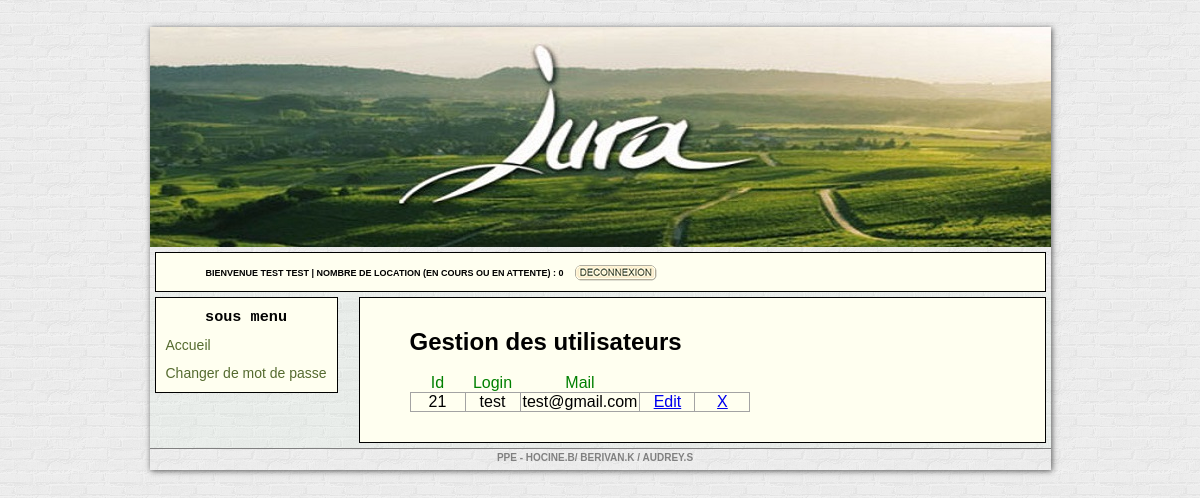
Before: /compte.php?p=gestionu&y=1 (signed in) with the older database file.
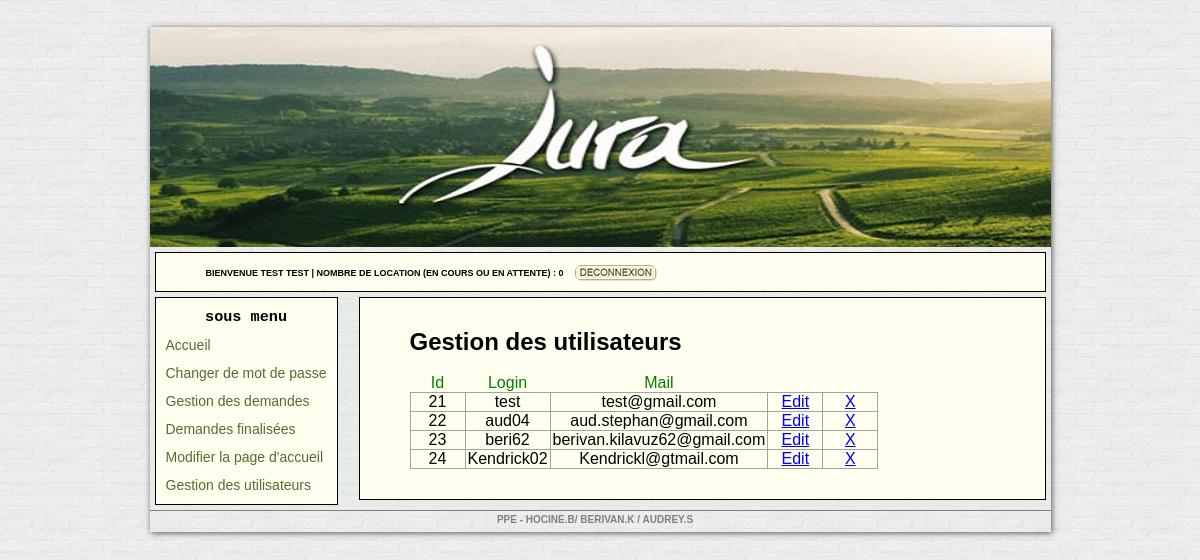
After: the same page with the newer database file.
### tables this page shows
CREATE TABLE IF NOT EXISTS `ppe_utilisateur` (
  `id_utilisateur` int(11) NOT NULL AUTO_INCREMENT,
  `login` varchar(255) NOT NULL,
  `mdp` varchar(255) NOT NULL,
  `date_inscription` date NOT NULL,
  `pouvoir` int(11) NOT NULL,
  `email` varchar(50) NOT NULL,
  `nom` varchar(255) NOT NULL,
  `nb_reservation` int(11) NOT NULL,
  PRIMARY KEY (`id_utilisateur`)
);

### compte.php (called while the page is built)
<?php
include "vue/admin/compte.php";

### modele/Utilisateur.class.php (the view, shortened to what this page needs)
<?php
class Utilisateur {
    public function afficherUtilisateurs($id_utilisateur, $login, $email) {
        echo "<tr><td>" . $id_utilisateur . "</td>";
        echo "<td>" . $login . "</td>";
        echo "<td>" . $email . "</td>";
        echo "<td> <a href=\"compte.php?p=gestionu&y=3&id_utilisateur=".$id_utilisateur."\">Edit</a> </td>";
        echo "<td> <a href=\"controleur/deleteMember.php?id_utilisateur=".$id_utilisateur."\">X</a></td>";
    }
}
?>

### vue/admin/compte.php (shortened to what this page needs)
<?php
include "modele/Utilisateur.class.php";
?>
<!DOCTYPE html>
<html>
    <head>
        <link rel="stylesheet" href="vue/admin/style2.css" />
    </head>
    <body>
        <div id="conteneur">
            <div id="top">
            </div>
            <div id="sous_menu2">
                <?php
                $req = $bdd->query('SELECT * FROM ppe_utilisateur where id_utilisateur = ' . $_SESSION['id'] . '');
                $data = $req->fetch();
                ?>
                <form action="modele/destroy.php" style="float: left; padding-left: 40px;" name="disconnect" method="post">
                    <div style="float:left;margin-right:10px;margin-top:5px;"><label class="welcome">Bienvenue <?php echo $_SESSION['nom']; ?> | nombre de location (en cours ou en attente) : <?php echo $data['nb_reservation']; ?></label></div>
                    <div style="float:right;margin-top:0px;"><input type="submit" value="" class="btn_logout" name="disconnect"></div>
                </form>
            </div>
            <div id="mid">
                <div id="sous_menu">
<?php include "includes/menu.inc.php"; ?>
                </div>
                <div id="zone_affichage">
                    <?php
                    if (isset($_GET["p"]) and $_GET["p"] == "compte"):
                        include "vue/admin/includes/account.inc.php";
                    elseif (isset($_GET["p"]) and $_GET["p"] == "dispo"):
                        include "vue/admin/includes/dispo.inc.php";
                    elseif (isset($_GET["p"]) and $_GET["p"] == "reserver"):
                        include "vue/admin/includes/reserver.inc.php";
                    elseif (isset($_GET["p"]) and $_GET["p"] == "administration"):
                        include "vue/admin/includes/admin.inc.php";
                    elseif (isset($_GET["p"]) and $_GET["p"] == "administration"):
                        include "vue/admin/includes/admin.inc.php";
                    elseif (isset($_GET["p"]) and $_GET["p"] == "gestion"):
                        include "vue/admin/includes/gestion.inc.php";
                    elseif (isset($_GET["p"]) and $_GET["p"] == "gestionu"):
                        include "vue/admin/includes/gestionu.inc.php";
                    elseif (isset($_GET["p"]) and $_GET["p"] == "gestion_r"):
                        include "vue/admin/includes/gestion_reservation_in.inc.php";
                    elseif (isset($_GET["p"]) and $_GET["p"] == "demande_valide"):
                        include "vue/admin/includes/reservation_valide.inc.php";
                    elseif (isset($_GET["p"]) and $_GET["p"] == "contacter"):
                        include "vue/admin/includes/contacter.inc.php";
                    else: include "vue/admin/includes/dispo.inc.php";
                    endif;
                    ?>
                </div>
            </div>
            <div id="bot">
                <p> PPE - Hocine.B/ Berivan.K / Audrey.S </p>
            </div>
        </div>
    </body>
</html>

### vue/admin/includes/menu.inc.php
<?php
$req = $bdd->query('SELECT * FROM ppe_utilisateur WHERE id_utilisateur = "' . $_SESSION["id"] . '"');
$data = $req->fetch();
?>
<h3>sous menu</h3>
<ul>
    <li>
        <a href="?p=dispo">Accueil</a>
    </li>
    <li>
        <a href="?p=compte">Changer de mot de passe</a>
    </li>
    <?php if (isset($data["pouvoir"]) and $data["pouvoir"] == 1): ?>
        <li>
            <a href="?p=gestion">Gestion des demandes</a>
        </li>
        <li>
            <a href="?p=demande_valide">Demandes finalisées</a>
        </li>
        <li>
            <a href="?p=administration">Modifier la page d'accueil</a>
        </li>
        <li>
            <a href="?p=gestionu">Gestion des utilisateurs</a>
        </li>
    <?php endif; ?>
</ul>

### vue/admin/includes/gestionu.inc.php (shortened to what this page needs)
<?php
if (isset($_GET["y"]) and $_GET["y"]==1){
    include "membre.inc.php";
}
elseif (isset($_GET["y"]) and $_GET["y"]==2){
    include "ajouter_membre.inc.php";
}
elseif (isset($_GET["y"]) and $_GET["y"]==3){
    include "editer_membre.inc.php";
} ?>

### vue/admin/includes/membre.inc.php (shortened to what this page needs)
<h2>Gestion des utilisateurs</h4><br />
<table class="gestionu">
	<thead>
		<th>Id</th>
		<th>Login</th>
                <th>Mail</th>
	</thead>
	<tbody>
            <?php
            $req = $bdd->query('SELECT * FROM ppe_utilisateur WHERE id_utilisateur !=1');
            while($data = $req->fetch()):
		$NM= new Utilisateur($data['login'], $data['mdp'], $data['email']);
		$NM->afficherUtilisateurs($data['id_utilisateur'], $data['login'], $data['email']);
            endwhile;
            ?>
        </tbody>
</table>

### vue/admin/style2.css (style rules this page uses)
body { background: url("../../modele/images/body.png") repeat scroll 0 0 rgba(0, 0, 0, 0); font-family: Arial; }
#conteneur { margin:27px auto; width:901px; box-shadow: 1px 1px 6px #555555; }
#top { height:220px; background-image:url(../../modele/images/header.jpg); }
#mid { padding:5px; background-color: rgba(193, 230, 208, 0.1); }
#mid h3 { font-family: monospace; text-align: center; }
#sous_menu { border:1px solid black; float:left; padding:10px; background-color: #FFFFF0; }
.btn_logout { background: url("../../modele/images/deco_bar.png") no-repeat scroll 0 0 rgba(0, 0, 0, 0); width: 86px; height: 17px; padding: 0; border: none; cursor: pointer; }
#sous_menu a { text-decoration:none; font-size:14px; color:#556B2F; }
#sous_menu ul li { list-style: none outside none; margin-top: 10px; }
#sous_menu2 { border:1px solid black; padding:10px; background-color: #FFFFF0; margin: 5px 5px 0; }
.welcome { font-family: Arial; font-weight: bold; font-size: 9px; text-transform: uppercase; }
#zone_affichage { border:1px solid black; width:auto; margin-left:204px; padding: 30px 50px; background-color: #FFFFF0; }
#bot { height:21px; border-top: 1px solid grey; }
* { margin:0; padding:0; }
table { border-collapse: collapse; }
table td { border: 1px solid #A3A3A3; width: 50px; text-align: center; }
table th { color: #008000; font-weight: normal; }
table.gestionu tr td { font-size: 16px; padding:0 2px; }
div #bot p { color: #808080; font-family: Arial,Helvetica,sans-serif; font-size: 10px; font-weight: bold; margin-top: 3px; margin-right: 10px; text-decoration: none; text-transform: uppercase; text-align:center; }
label { display:block; margin: 0; }
input { border:1px solid #ACACAC; }

Changed rows visible on the page:
changed ppe_utilisateur "test": pouvoir 0 → 1 (drawn)
added ppe_utilisateur: id_utilisateur "22", login "aud04", email "aud.stephan@gmail.com"
added ppe_utilisateur: id_utilisateur "23", login "beri62", email "berivan.kilavuz62@gmail.com"
added ppe_utilisateur: id_utilisateur "24", login "Kendrick02", email "Kendrickl@gtmail.com"
Other visible differences:
text now shown: "Gestion des demandes Demandes finalisées Modifier la page d'accueil Gestion des utilisateurs"
